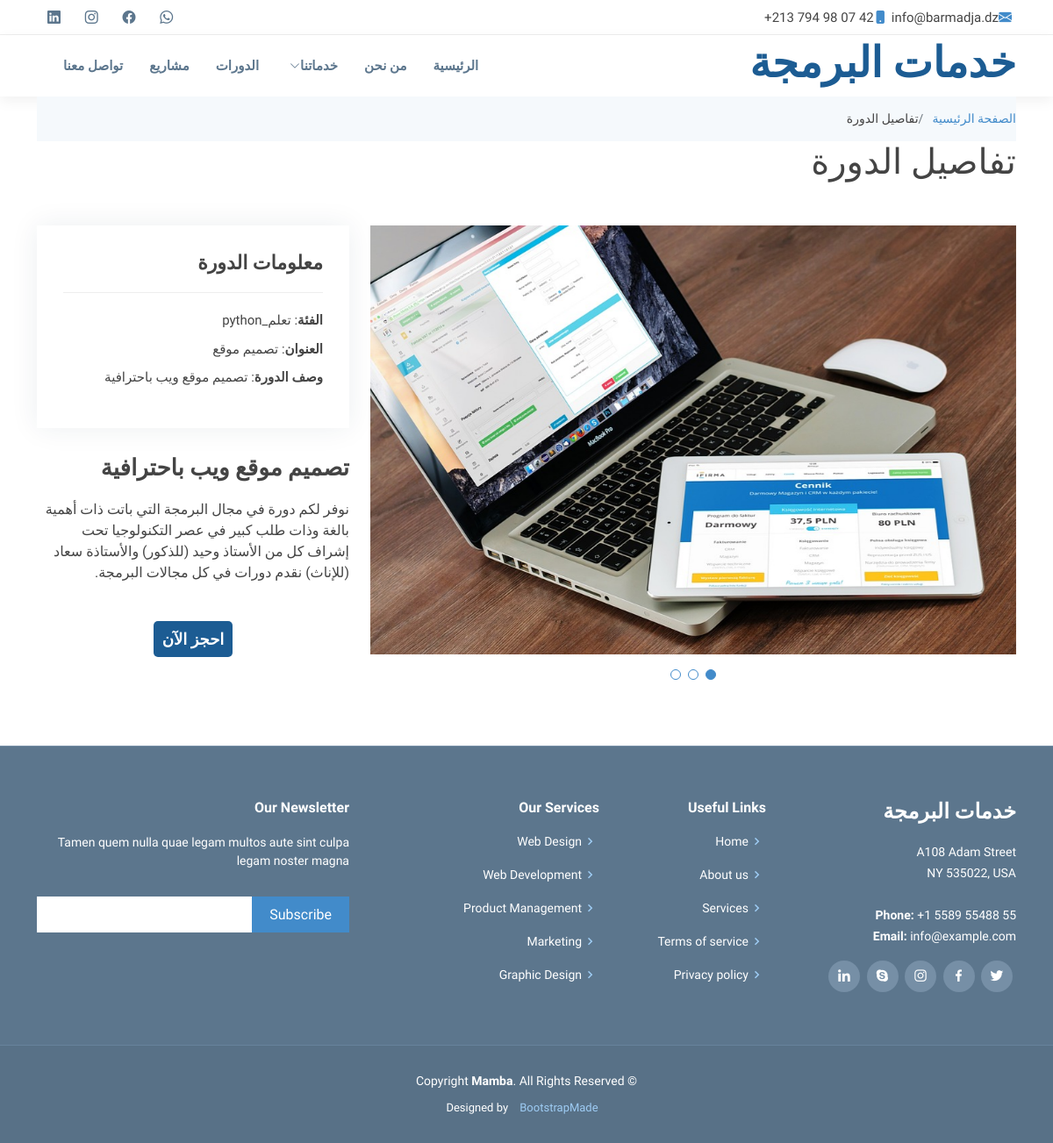
Page /project-details/3 on the committed database.
### store/models.py (models this page shows, shortened)
class project(models.Model):
    title = models.CharField(max_length=100)
    image = models.ImageField(upload_to='images/',null=True,blank=True)
    description = models.CharField(max_length=200)
    services = models.ForeignKey(category, on_delete=models.PROTECT)
    srv = models.ForeignKey(service, on_delete=models.PROTECT)
    class Meta:
        ordering = ['-title']

class category(models.Model):
    designation = models.CharField(max_length=100)
    image = models.ImageField(upload_to='images/',null=True,blank=True)
    description = models.CharField(max_length=200)
    class Meta:
        ordering = ['-designation']
    def __str__(self):
        return self.designation

### store/views.py (the view)
# urls.py: path('project-details/<int:pk>', views.project_details, name="project-details"),
def project_details(request,pk):
    projects=project.objects.get(id=pk)
    categorie=category.objects.get(designation=projects.services)
    return render(request, 'project-details.html', {'projects':projects, 'categorie':categorie})

### templates/project-details.html (shortened to what this page needs)
{% extends 'main.html' %}
{% load widget_tweaks %}
{% load static %}
{% block content %}
  <main class="main">
    <div class="page-title" data-aos="fade">
      <div class="container">
        <nav class="breadcrumbs">
          <ol>
            <li><a href="{% url 'store' %}">الصفحة الرئيسية</a></li>
            <li class="current">تفاصيل الدورة</li>
          </ol>
        </nav>
        <h1>تفاصيل الدورة</h1>
      </div>
    </div>
    <section id="portfolio-details" class="portfolio-details section">
      <div class="container" data-aos="fade-up" data-aos-delay="100">
        <div class="row gy-4">
          <div class="col-lg-8">
            <div class="portfolio-details-slider swiper init-swiper">
              <div class="swiper-wrapper align-items-center">
                <div class="swiper-slide">
                  <img src="{% static projects.image.url %}" alt="">
                </div>
              </div>
              <div class="swiper-pagination"></div>
            </div>
          </div>
          <div class="col-lg-4">
            <div class="portfolio-info" data-aos="fade-up" data-aos-delay="200">
              <h3>معلومات الدورة</h3>
              <ul>
                <li><strong>الفئة</strong>: {{projects.services}}</li>
                <li><strong>العنوان</strong>: {{projects.title}}</li>
                <li><strong>وصف الدورة</strong>: {{projects.description}}</li>
              </ul>
            </div>
            <div class="portfolio-description" data-aos="fade-up" data-aos-delay="300">
              <h2>{{projects.description}}</h2>
              <p>
                نوفر لكم دورة في مجال البرمجة التي باتت ذات أهمية بالغة وذات طلب كبير في عصر التكنولوجيا تحت إشراف كل من الأستاذ وحيد (للذكور) والأستاذة سعاد (للإناث)
نقدم دورات في كل مجالات البرمجة.
              </p>
            </div>
            <div class="reserve" align="center" style="margin-top: 50px;">
              <a href="{% url 'reserver' projects.id  %}" class="color-white">احجز الآن</a>
            </div>
          </div>
        </div>
      </div>
    </section>
  </main>
{% endblock content %}

### static/assets/css/styles.css (style rules this page uses)
* { box-sizing: border-box; font-family: 'Almarai', sans-serif; transition: all 0.4s ease;; }
body { color: #444; }
a { color: #428bca; text-decoration: none; }
section { padding: 60px 0; overflow: hidden; }
.breadcrumbs { padding: 15px 0; background-color: #f5f9fc; min-height: 40px; }
.breadcrumbs ol { display: flex; flex-wrap: wrap; list-style: none; padding: 0; margin: 0; font-size: 14px; }
.breadcrumbs ol li+li { padding-left: 10px; }
.breadcrumbs ol li+li::before { display: inline-block; padding-right: 10px; color: #6c757d; content: "/"; }
.portfolio-details { padding-top: 40px; }
.portfolio-details .portfolio-details-slider img { width: 100%; }
.portfolio-details .portfolio-details-slider .swiper-pagination { margin-top: 20px; position: relative; }
.portfolio-details .portfolio-info { padding: 30px; box-shadow: 0px 0 30px rgba(31, 53, 72, 0.08); }
.portfolio-details .portfolio-info h3 { font-size: 22px; font-weight: 700; margin-bottom: 20px; padding-bottom: 20px; border-bottom: 1px solid #eee; }
.portfolio-details .portfolio-info ul { list-style: none; padding: 0; font-size: 15px; }
.portfolio-details .portfolio-info ul li+li { margin-top: 10px; }
.portfolio-details .portfolio-description { padding-top: 30px; }
.portfolio-details .portfolio-description h2 { font-size: 26px; font-weight: 700; margin-bottom: 20px; }
.portfolio-details .portfolio-description p { padding: 0; }
.reserve a { padding: 10px; border-radius: 5px; background-color: #1c5c93; color: white; font-size: 18px; font-weight: bold; font-family: Almarai; }

### rows in the picture
project: image (picture), services "تعلم_python", title "تصميم موقع", description "تصميم موقع ويب باحترافية"
